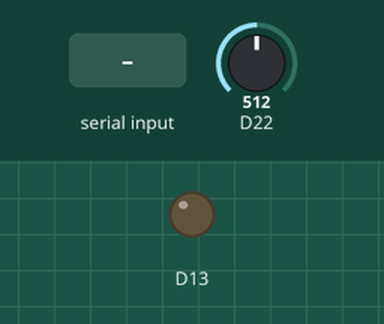
Bench run of a sketch on a simulated Arduino Zero (SAMD21). On the bench: output pins drawn as LEDs (lit = HIGH). The inputs (shaded band) are chosen by the test bench; at power-on: D22 = 512. What the sketch prints to the serial monitor is not drawn.

Above: at 1.2 s.
1.3 s: "90,45\n" received over Serial
At 2.3 s:
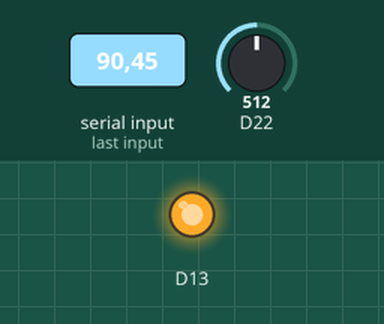
4.4 s: "0\n" received over Serial
At 6.6 s:
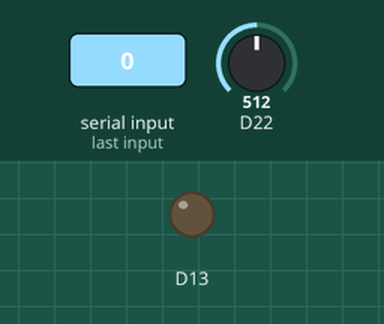
8.4 s: "30,150\n" received over Serial
At 8.9 s:
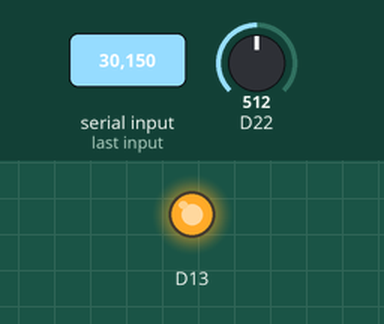
10.0 s: "5\n" received over Serial
At 12.1 s:
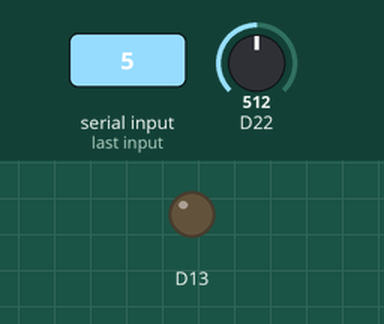
Timing chart, 0 to 13.5 s (numbered marks = the images above; inputs shaded):
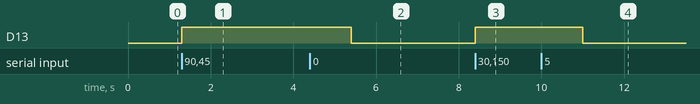

The sketch:

SIMULINK_hardwareserial.ino
```cpp
int seq = 0;

struct data_format
{
  uint32_t tmicros;
  int32_t seq;
  float voltage;
} data;   // 12 bytes

// the setup routine runs once when you press reset:
void setup()
{
  // initialize serial communication at 9600 bits per second:
  Serial.begin(9600);
  analogWriteResolution(8);
  data.seq = 0;
}


void loop()
{
  // read the input on analog pin 0:

if (Serial.available())
  {
    float duty = Serial.parseFloat();
    int enablepwm = Serial.parseInt();
    Serial.read();

    analogWrite(13,duty * 256* (enablepwm > 0));

  }
static uint32_t t0 = micros();
if (micros()- t0 > 1000)
{
  t0 += 1000;
    data.seq++;
    data.tmicros = micros();
    data.voltage = analogRead(A8) *  3.3/ 1024;

  static int count = 0;
  if (count++ % 100 == 0) // % means remainder

    Serial.print("sop"); //start of packet
    Serial.write((char*) &data, sizeof(data));
    //"&" is a pointer  //sizeof(data) in bytes
  // (data_format*

}


}
```

Measured:
- after the input at 1.3 s, D13: LOW → HIGH at once
- after the input at 4.4 s, D13: HIGH → LOW after 1.0 s
- after the input at 8.4 s, D13: LOW → HIGH at once
- after the input at 10.0 s, D13: HIGH → LOW after 1.0 s
